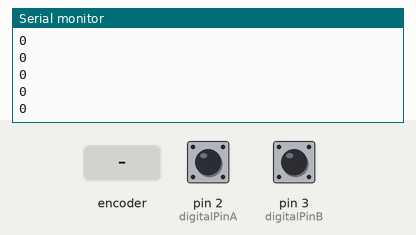
The sketch below on a simulated Arduino Uno, built with avr-gcc and run on an emulated ATmega328P. Parts: the last lines printed to the serial monitor. The inputs (shaded band) are chosen by the test bench; at power-on: pin 2 (digitalPinA) HIGH, pin 3 (digitalPinB) HIGH.

Above: at 1.2 s.
1.3 s: rotary encoder on pin 2 (digitalPinA) / pin 3 (digitalPinB) turned 1 step (first pin leading)
At 1.9 s:
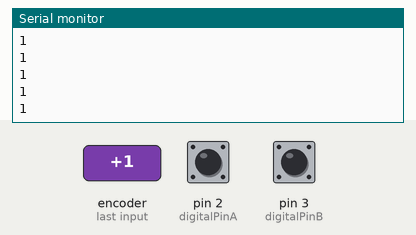
3.0 s: rotary encoder on pin 2 (digitalPinA) / pin 3 (digitalPinB) turned 1 step (first pin leading)
At 3.6 s:
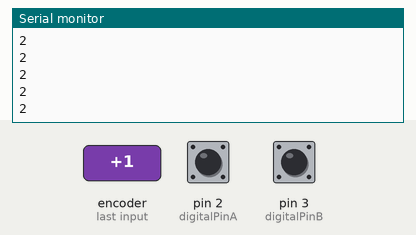
Timing chart, 0 to 6.0 s (numbered marks = the images above; inputs shaded):
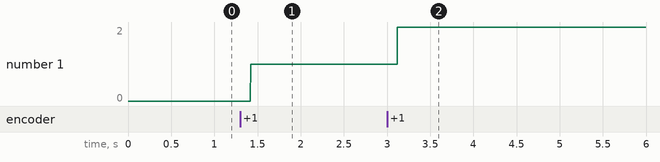

The sketch:

DigitalEncoder.ino
```cpp
const int digitalPinA = 2;
const int digitalPinB = 3;
bool pinA = LOW;
bool pinB = LOW;
volatile long rotation;                           //for quantity of rotation
volatile byte isClockwise;                        //for direction of rotation
volatile bool currentA;
volatile bool currentB;
volatile bool lastA;

void setup() {
  pinMode(digitalPinA, INPUT_PULLUP);
  pinMode(digitalPinB, INPUT_PULLUP);
  attachInterrupt(digitalPinToInterrupt(digitalPinA), check, CHANGE);
  Serial.begin(9600);
  rotation = 0;
}

//Loop with interrupts

void check() {
  currentA = digitalRead(digitalPinA);
  currentB = digitalRead(digitalPinB);
  if (lastA == LOW && currentA == HIGH)
  { if (currentB == LOW)
    {
      rotation++;
      isClockwise = HIGH;
    }
    else if (currentB == HIGH)
    {
      rotation--;
      isClockwise = LOW;
    }
  }
  lastA = currentA;
}

void loop() {
  Serial.println (rotation);
  //Serial.println (digitalRead(digitalPinB));
}
```

Measured:
- after the input at 1.3 s, the serial monitor: prints a new line after 0.12 s (image 1)
- after the input at 3.0 s, the serial monitor: prints a new line after 0.12 s (image 2)
- plotted number 1: 0 → 1 after the input at 1.3 s, 1 → 2 after the input at 3.0 s
